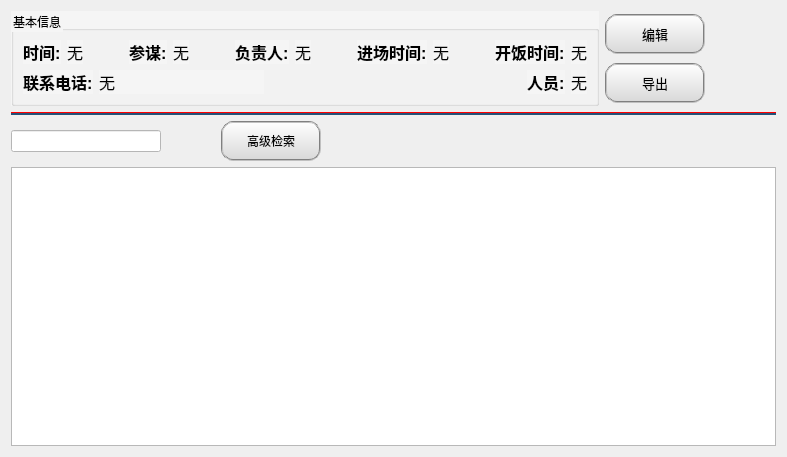
<?xml version="1.0" encoding="UTF-8"?>
<ui version="4.0">
 <class>MissionSendWidget</class>
 <widget class="QWidget" name="MissionSendWidget">
  <property name="geometry">
   <rect>
    <x>0</x>
    <y>0</y>
    <width>787</width>
    <height>457</height>
   </rect>
  </property>
  <property name="windowTitle">
   <string>Form</string>
  </property>
  <layout class="QVBoxLayout" name="verticalLayout_3">
   <item>
    <layout class="QHBoxLayout" name="horizontalLayout_4">
     <item>
      <widget class="QGroupBox" name="groupBox">
       <property name="styleSheet">
        <string notr="true">background-color: rgb(245, 245, 245);</string>
       </property>
       <property name="title">
        <string>基本信息</string>
       </property>
       <layout class="QVBoxLayout" name="verticalLayout_2">
        <item>
         <layout class="QHBoxLayout" name="horizontalLayout">
          <item>
           <widget class="QLabel" name="label">
            <property name="font">
             <font>
              <pointsize>12</pointsize>
              <weight>75</weight>
              <bold>true</bold>
             </font>
            </property>
            <property name="text">
             <string>时间:</string>
            </property>
           </widget>
          </item>
          <item>
           <widget class="QLabel" name="label_2">
            <property name="font">
             <font>
              <pointsize>12</pointsize>
             </font>
            </property>
            <property name="text">
             <string>无</string>
            </property>
           </widget>
          </item>
          <item>
           <spacer name="horizontalSpacer_3">
            <property name="orientation">
             <enum>Qt::Horizontal</enum>
            </property>
            <property name="sizeHint" stdset="0">
             <size>
              <width>40</width>
              <height>20</height>
             </size>
            </property>
           </spacer>
          </item>
          <item>
           <widget class="QLabel" name="label_3">
            <property name="font">
             <font>
              <pointsize>12</pointsize>
              <weight>75</weight>
              <bold>true</bold>
             </font>
            </property>
            <property name="text">
             <string>参谋:</string>
            </property>
           </widget>
          </item>
          <item>
           <widget class="QLabel" name="label_4">
            <property name="font">
             <font>
              <pointsize>12</pointsize>
             </font>
            </property>
            <property name="text">
             <string>无</string>
            </property>
           </widget>
          </item>
          <item>
           <spacer name="horizontalSpacer_4">
            <property name="orientation">
             <enum>Qt::Horizontal</enum>
            </property>
            <property name="sizeHint" stdset="0">
             <size>
              <width>40</width>
              <height>20</height>
             </size>
            </property>
           </spacer>
          </item>
          <item>
           <widget class="QLabel" name="label_5">
            <property name="font">
             <font>
              <pointsize>12</pointsize>
              <weight>75</weight>
              <bold>true</bold>
             </font>
            </property>
            <property name="text">
             <string>负责人:</string>
            </property>
           </widget>
          </item>
          <item>
           <widget class="QLabel" name="label_6">
            <property name="font">
             <font>
              <pointsize>12</pointsize>
             </font>
            </property>
            <property name="text">
             <string>无</string>
            </property>
           </widget>
          </item>
          <item>
           <spacer name="horizontalSpacer_5">
            <property name="orientation">
             <enum>Qt::Horizontal</enum>
            </property>
            <property name="sizeHint" stdset="0">
             <size>
              <width>40</width>
              <height>20</height>
             </size>
            </property>
           </spacer>
          </item>
          <item>
           <widget class="QLabel" name="label_7">
            <property name="font">
             <font>
              <pointsize>12</pointsize>
              <weight>75</weight>
              <bold>true</bold>
             </font>
            </property>
            <property name="text">
             <string>进场时间:</string>
            </property>
           </widget>
          </item>
          <item>
           <widget class="QLabel" name="label_8">
            <property name="font">
             <font>
              <pointsize>12</pointsize>
             </font>
            </property>
            <property name="text">
             <string>无</string>
            </property>
           </widget>
          </item>
          <item>
           <spacer name="horizontalSpacer_6">
            <property name="orientation">
             <enum>Qt::Horizontal</enum>
            </property>
            <property name="sizeHint" stdset="0">
             <size>
              <width>40</width>
              <height>20</height>
             </size>
            </property>
           </spacer>
          </item>
          <item>
           <widget class="QLabel" name="label_9">
            <property name="font">
             <font>
              <pointsize>12</pointsize>
              <weight>75</weight>
              <bold>true</bold>
             </font>
            </property>
            <property name="text">
             <string>开饭时间:</string>
            </property>
           </widget>
          </item>
          <item>
           <widget class="QLabel" name="label_10">
            <property name="font">
             <font>
              <pointsize>12</pointsize>
             </font>
            </property>
            <property name="text">
             <string>无</string>
            </property>
           </widget>
          </item>
         </layout>
        </item>
        <item>
         <layout class="QHBoxLayout" name="horizontalLayout_2">
          <item>
           <widget class="QLabel" name="label_13">
            <property name="font">
             <font>
              <pointsize>12</pointsize>
              <weight>75</weight>
              <bold>true</bold>
             </font>
            </property>
            <property name="text">
             <string>联系电话:</string>
            </property>
           </widget>
          </item>
          <item>
           <widget class="QLabel" name="label_14">
            <property name="minimumSize">
             <size>
              <width>165</width>
              <height>0</height>
             </size>
            </property>
            <property name="font">
             <font>
              <pointsize>12</pointsize>
             </font>
            </property>
            <property name="text">
             <string>无</string>
            </property>
           </widget>
          </item>
          <item>
           <spacer name="horizontalSpacer_7">
            <property name="orientation">
             <enum>Qt::Horizontal</enum>
            </property>
            <property name="sizeHint" stdset="0">
             <size>
              <width>40</width>
              <height>20</height>
             </size>
            </property>
           </spacer>
          </item>
          <item>
           <widget class="QLabel" name="label_15">
            <property name="font">
             <font>
              <pointsize>12</pointsize>
              <weight>75</weight>
              <bold>true</bold>
             </font>
            </property>
            <property name="text">
             <string>人员:</string>
            </property>
           </widget>
          </item>
          <item>
           <widget class="QLabel" name="label_16">
            <property name="font">
             <font>
              <pointsize>12</pointsize>
             </font>
            </property>
            <property name="text">
             <string>无</string>
            </property>
           </widget>
          </item>
         </layout>
        </item>
       </layout>
      </widget>
     </item>
     <item>
      <layout class="QVBoxLayout" name="verticalLayout">
       <item>
        <widget class="QPushButton" name="pushButton_6">
         <property name="minimumSize">
          <size>
           <width>100</width>
           <height>40</height>
          </size>
         </property>
         <property name="maximumSize">
          <size>
           <width>100</width>
           <height>40</height>
          </size>
         </property>
         <property name="font">
          <font>
           <family>微软雅黑</family>
           <pointsize>10</pointsize>
           <weight>50</weight>
           <bold>false</bold>
          </font>
         </property>
         <property name="styleSheet">
          <string notr="true">
QPushButton {background-color: qlineargradient(x1:0, y1:0, x2:0, y2:1, stop:0 #FFFFFF, stop:1 #D8D8D8);border-radius: 5px;padding: 10px;color: black;}QPushButton:pressed {background-color: qlineargradient(x1:0, y1:0, x2:0, y2:1, stop:0 #D8D8D8, stop:1 #FFFFFF);}
QPushButton{color: rgb(0, 0, 0);}
QPushButton{border:2px groove gray;border-radius:12px;padding:2px 4px;}</string>
         </property>
         <property name="text">
          <string>编辑</string>
         </property>
        </widget>
       </item>
       <item>
        <widget class="QPushButton" name="pushButton_7">
         <property name="minimumSize">
          <size>
           <width>100</width>
           <height>40</height>
          </size>
         </property>
         <property name="maximumSize">
          <size>
           <width>100</width>
           <height>40</height>
          </size>
         </property>
         <property name="font">
          <font>
           <family>微软雅黑</family>
           <pointsize>10</pointsize>
           <weight>50</weight>
           <bold>false</bold>
          </font>
         </property>
         <property name="styleSheet">
          <string notr="true">
QPushButton {background-color: qlineargradient(x1:0, y1:0, x2:0, y2:1, stop:0 #FFFFFF, stop:1 #D8D8D8);border-radius: 5px;padding: 10px;color: black;}QPushButton:pressed {background-color: qlineargradient(x1:0, y1:0, x2:0, y2:1, stop:0 #D8D8D8, stop:1 #FFFFFF);}
QPushButton{color: rgb(0, 0, 0);}
QPushButton{border:2px groove gray;border-radius:12px;padding:2px 4px;}</string>
         </property>
         <property name="text">
          <string>导出</string>
         </property>
        </widget>
       </item>
      </layout>
     </item>
     <item>
      <spacer name="horizontalSpacer_2">
       <property name="orientation">
        <enum>Qt::Horizontal</enum>
       </property>
       <property name="sizeHint" stdset="0">
        <size>
         <width>40</width>
         <height>20</height>
        </size>
       </property>
      </spacer>
     </item>
    </layout>
   </item>
   <item>
    <widget class="Line" name="line">
     <property name="baseSize">
      <size>
       <width>0</width>
       <height>0</height>
      </size>
     </property>
     <property name="styleSheet">
      <string notr="true">border-top: 1px solid red; background-color: rgb(36,81,120);</string>
     </property>
     <property name="orientation">
      <enum>Qt::Horizontal</enum>
     </property>
    </widget>
   </item>
   <item>
    <layout class="QHBoxLayout" name="horizontalLayout_3">
     <item>
      <widget class="QLineEdit" name="lineEdit">
       <property name="maximumSize">
        <size>
         <width>150</width>
         <height>16777215</height>
        </size>
       </property>
       <property name="sizeIncrement">
        <size>
         <width>150</width>
         <height>0</height>
        </size>
       </property>
       <property name="baseSize">
        <size>
         <width>150</width>
         <height>0</height>
        </size>
       </property>
       <property name="styleSheet">
        <string notr="true">background-color: rgb(255, 255, 255);</string>
       </property>
      </widget>
     </item>
     <item>
      <widget class="QPushButton" name="pushButton">
       <property name="minimumSize">
        <size>
         <width>35</width>
         <height>35</height>
        </size>
       </property>
       <property name="maximumSize">
        <size>
         <width>35</width>
         <height>35</height>
        </size>
       </property>
       <property name="styleSheet">
        <string notr="true">border:0px;
background-color: rgba(255, 255, 255, 0);
border-image: url(:/image/search.svg);</string>
       </property>
       <property name="text">
        <string/>
       </property>
      </widget>
     </item>
     <item>
      <widget class="QLabel" name="label_17">
       <property name="text">
        <string/>
       </property>
      </widget>
     </item>
     <item>
      <widget class="QPushButton" name="pushButton_8">
       <property name="minimumSize">
        <size>
         <width>100</width>
         <height>40</height>
        </size>
       </property>
       <property name="maximumSize">
        <size>
         <width>100</width>
         <height>40</height>
        </size>
       </property>
       <property name="font">
        <font>
         <weight>50</weight>
         <bold>false</bold>
        </font>
       </property>
       <property name="styleSheet">
        <string notr="true">
QPushButton {background-color: qlineargradient(x1:0, y1:0, x2:0, y2:1, stop:0 #FFFFFF, stop:1 #D8D8D8);border-radius: 5px;padding: 10px;color: black;}QPushButton:pressed {background-color: qlineargradient(x1:0, y1:0, x2:0, y2:1, stop:0 #D8D8D8, stop:1 #FFFFFF);}
QPushButton{color: rgb(0, 0, 0);}
QPushButton{border:2px groove gray;border-radius:12px;padding:2px 4px;}</string>
       </property>
       <property name="text">
        <string>高级检索</string>
       </property>
      </widget>
     </item>
     <item>
      <spacer name="horizontalSpacer">
       <property name="orientation">
        <enum>Qt::Horizontal</enum>
       </property>
       <property name="sizeHint" stdset="0">
        <size>
         <width>40</width>
         <height>20</height>
        </size>
       </property>
      </spacer>
     </item>
     <item>
      <widget class="QPushButton" name="pushButton_2">
       <property name="minimumSize">
        <size>
         <width>35</width>
         <height>35</height>
        </size>
       </property>
       <property name="maximumSize">
        <size>
         <width>35</width>
         <height>35</height>
        </size>
       </property>
       <property name="styleSheet">
        <string notr="true">border:0px;
background-color: rgba(255, 255, 255, 0);
border-image: url(:/image/add.png);</string>
       </property>
       <property name="text">
        <string/>
       </property>
      </widget>
     </item>
     <item>
      <widget class="QPushButton" name="pushButton_5">
       <property name="minimumSize">
        <size>
         <width>35</width>
         <height>35</height>
        </size>
       </property>
       <property name="maximumSize">
        <size>
         <width>35</width>
         <height>35</height>
        </size>
       </property>
       <property name="styleSheet">
        <string notr="true">border:0px;
background-color: rgba(255, 255, 255, 0);
border-image: url(:/image/edit.png);</string>
       </property>
       <property name="text">
        <string/>
       </property>
      </widget>
     </item>
     <item>
      <widget class="QPushButton" name="pushButton_3">
       <property name="minimumSize">
        <size>
         <width>35</width>
         <height>35</height>
        </size>
       </property>
       <property name="maximumSize">
        <size>
         <width>35</width>
         <height>35</height>
        </size>
       </property>
       <property name="styleSheet">
        <string notr="true">border:0px;
background-color: rgba(255, 255, 255, 0);
border-image: url(:/image/delete.png);</string>
       </property>
       <property name="text">
        <string/>
       </property>
      </widget>
     </item>
     <item>
      <widget class="QPushButton" name="pushButton_4">
       <property name="minimumSize">
        <size>
         <width>35</width>
         <height>35</height>
        </size>
       </property>
       <property name="maximumSize">
        <size>
         <width>35</width>
         <height>35</height>
        </size>
       </property>
       <property name="styleSheet">
        <string notr="true">border:0px;
background-color: rgba(255, 255, 255, 0);
border-image: url(:/image/ok.png);</string>
       </property>
       <property name="text">
        <string/>
       </property>
      </widget>
     </item>
    </layout>
   </item>
   <item>
    <widget class="QTableWidget" name="tableWidget"/>
   </item>
  </layout>
 </widget>
 <resources/>
 <connections/>
</ui>
